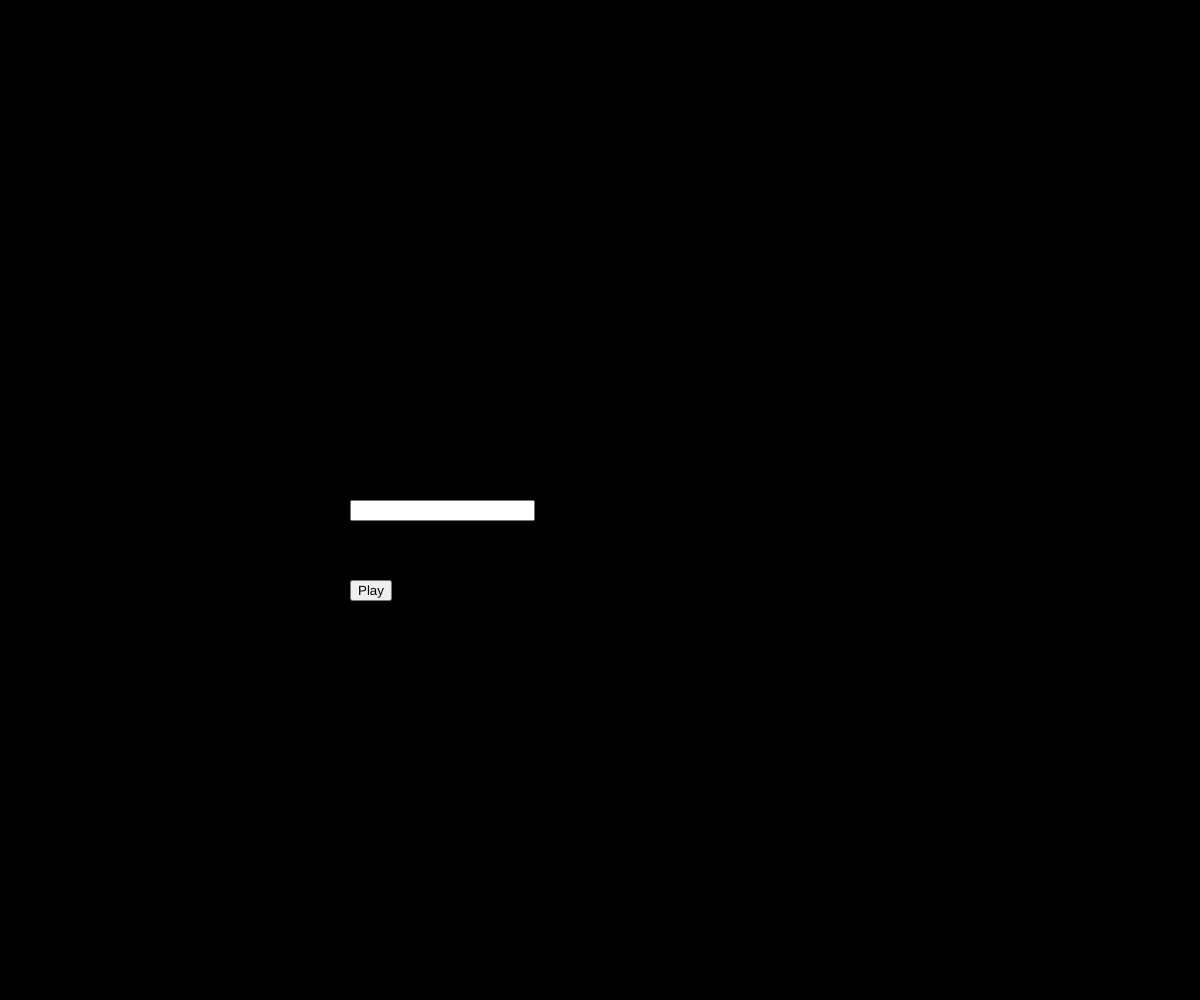
Frame 1 (no input)
Frame 60 (no input): identical to frame 1, image omitted
Frame 120 (the mouse pressed at the canvas centre since frame 60): identical to frame 1, image omitted

The p5.js sketch that drew this single still picture (run headless with seeded random() and noise() and a simulated clock; from frame 60 on, the mouse is pressed at the canvas centre):

// p5.js sketch
// ── sketch.js
var target;
var movingTarget;
var aimTimer;
var score;
var numberOfStaticsHit = 0;
var recentScores;
var userClicks = [];
var greeting, button, input;
var hasGameStarted = false;

function setup() {
  createCanvas(windowWidth,windowHeight);
  background(0);


  input = createInput();
  input.position(width/2-250, height/2);

  button = createButton('Play');
  button.position(width/2-250, height/2+80);
  button.mousePressed(userHasInputName);
}

function userHasInputName() {
  button.style("visibility", "hidden");
  input.style("visibility", "hidden");
  hasGameStarted = true;
  recentScores = new RecentScores(input.value());

  restartGame();
}

function restartGame() {
  console.log("Start game called");
  movingTarget = new MovingTarget();
  movingTarget.hide();
  target = new Target();
  aimTimer = new AimTimer();
  score = new Score();
}


function draw() {
  console.log("game started" + hasGameStarted);
  if (hasGameStarted) {
    background(0);
    target.display();
    aimTimer.display();
    score.display();

    movingTarget.display();
    movingTarget.update();
    movingTarget.constrain();
    recentScores.display();

    if (!movingTarget.isVisible) {
      this.target.show();
    }

    if (frameCount % 60 == 0) {
      aimTimer.time--;
      if (aimTimer.time <= 0) {
        recentScores.addScore(score.score);
        restartGame();
      }
    }
    displayUserClicks();

  }

}

function displayUserClicks() {
  for (var i = userClicks.length-1; i >= 0; i--) {
    userClicks[i].update();
    userClicks[i].display();
    if (!userClicks[i].isVisible) {
      userClicks.splice(i, 1);
    }
  }
}
function mousePressed() {

  if (hasGameStarted) {
    var hasHitStaticTarget = processUserClickedStaticTarget();

    var hasHitMovingTarget = processUserClickedMovingTarget();

    if (!hasHitStaticTarget && !hasHitMovingTarget) {
      processedMissedTarget();
    }
  }
}


function processUserClickedMovingTarget() {
  var hasHitATarget = false;
  var distance = dist(mouseX, mouseY, movingTarget.pos.x, movingTarget.pos.y);
  if (distance < movingTarget.r) {
    hasHitATarget = true;
    score.score += 8;
    userClicks.push(new HitTarget(mouseX, mouseY, 8));
    movingTarget.beenClicked();
  }

  return hasHitATarget;
}


function processUserClickedStaticTarget() {
  var distance = dist(mouseX, mouseY, target.pos.x, target.pos.y);
  var hasHitATarget = false;
  if (distance < target.r) {
    hasHitATarget = true;
    userClicks.push(new HitTarget(mouseX, mouseY, 10));
    score.score+=10;
    target.respawn();
    numberOfStaticsHit++;
    if (numberOfStaticsHit % 5 == 0) {
      movingTarget = new MovingTarget();
      target.hide();
    }
  }

  return hasHitATarget;
}


function processedMissedTarget() {
  score.score -= 5;
  userClicks.push(new MissedTarget(mouseX, mouseY));
}

// ── aim-timer.js
function AimTimer() {


  this.x = width/2;
  this.y = 100;
  this.time = 15;

  this.display = function() {



    if (this.time <= 3) {
      textSize(50);
      fill(255, 100, 100);
      text(this.time, this.x, this.y);

    } else {
      textSize(40);
      fill(255);
      text(this.time, this.x, this.y);
    }
  }
}

// ── hit-target.js
function HitTarget(x, y, increment) {

  this.x = x;
  this.y = y;
  this.increment = increment;

  this.displayCounter = 0;

  this.isVisible = true;
  this.update = function() {
    this.displayCounter++;
    if (this.displayCounter > 20) {
      console.log(this.displayCounter);
      this.isVisible = false;
    }
  }

  this.display = function() {
    fill(100, 255, 100);
    textSize(30);
    text("+ "+increment, this.x, this.y);
  }

}

// ── missed-target.js

function MissedTarget(x, y) {

  this.x = x;
  this.y = y;

  this.displayCounter = 0;

  this.isVisible = true;
  this.update = function() {
    this.displayCounter++;
    if (this.displayCounter > 20) {
      console.log(this.displayCounter);
      this.isVisible = false;
    }
  }

  this.display = function() {
    fill(255, 100, 100);
    textSize(30);
    text("-5", this.x, this.y);
  }

}

// ── moving-target.js

function MovingTarget() {

  this.pos = createVector(random(width), random(height));
  this.r = 50;
  this.multiplier = random(3, 7);

  this.velocity = p5.Vector.random2D();
  this.velocity = this.velocity.mult(this.multiplier);
  this.timeAlive = 0;
  this.isAlive = true;

  this.red = 100;
  this.green = 255;
  this.blue = 10;

  this.hasBeenClicked = false;
  this.clickedCount = 0;
  this.isVisible = true;

  this.update = function() {
    this.timeAlive++;
    this.pos.add(this.velocity);

    this.r = lerp(this.r, 0, 0.01);
    if (this.timeAlive > 180) {
      this.isVisible = false;
    }
    this.clickedCount++;
  }


  this.display = function() {
    if (this.isVisible) {
      noStroke()
      fill(this.red, this.green, this.blue);
      ellipse(this.pos.x, this.pos.y, this.r*2, this.r*2);
    }

    if (this.hasBeenClicked && this.clickedCount > 3) {
        this.red = 100;
        this.green = 255;
        this.blue = 10;
        this.hasBeenClicked = false
    }
  }

  this.constrain = function() {
    if (this.pos.x < this.r) {
      this.velocity.x = abs(this.velocity.x);
    } else if(this.pos.x > width-this.r) {
      this.velocity.x = -abs(this.velocity.x);
    }

    if (this.pos.y < this.r) {
      this.velocity.y = abs(this.velocity.y);
    } else if(this.pos.y > height-this.r) {
      this.velocity.y = -abs(this.velocity.y);
    }

  }

  this.beenClicked = function() {
    this.blue = 200;
    this.green = 10;
    this.red = 255;
    this.hasBeenClicked = true;
    this.clickedCount = 0;
  }

  this.hide = function() {
    this.isVisible = false;
  }


}

// ── recent-scores.js
function RecentScores(username) {

  this.scores = [];
  this.counter = 0;
  this.username = username;

  this.display = function() {
    for (var i = 0; i < this.scores.length && i < 5; i++) {
      fill(255);
      textSize(30);
      text(username + ": " + this.scores[i], 50, 100+i*30);
    }
  }

  this.addScore = function(score) {
    if (this.scores.length >= 5) {
      this.scores.splice(this.scores.length-1);
    }
    this.scores.unshift(score);
  }




}

// ── score.js
function Score() {

  this.score = 0;

  this.display = function() {
    fill(255);
    textSize(40);
    text(this.score, width-100, 100);
  }



}

// ── target.js

function Target() {
  this.pos = createVector(random(width), random(height));
  this.r = 30;
  this.visible = true;
  this.display = function() {
    if (this.visible) {
      fill(255);
      ellipse(this.pos.x, this.pos.y, this.r*2, this.r*2);
    }

  }

  this.respawn = function() {
    this.score++;
    this.pos = createVector(random(width), random(height))
  }

  this.hide = function() {
    this.visible = false;
  }

  this.show = function() {
    this.visible = true;
  }


}
